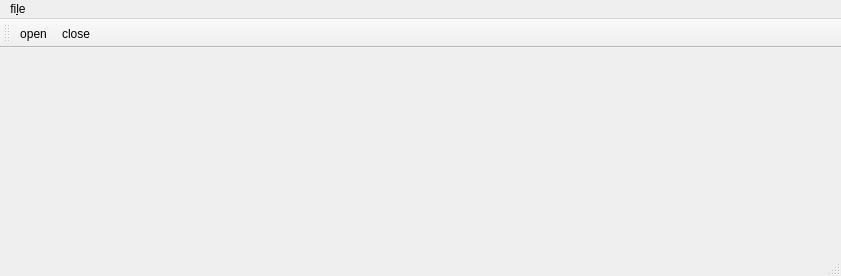
<?xml version="1.0" encoding="UTF-8"?>
<ui version="4.0">
 <class>MainWindow</class>
 <widget class="QMainWindow" name="MainWindow">
  <property name="geometry">
   <rect>
    <x>0</x>
    <y>0</y>
    <width>841</width>
    <height>276</height>
   </rect>
  </property>
  <property name="windowTitle">
   <string>MainWindow</string>
  </property>
  <widget class="QWidget" name="centralwidget"/>
  <widget class="QMenuBar" name="menubar">
   <property name="geometry">
    <rect>
     <x>0</x>
     <y>0</y>
     <width>841</width>
     <height>27</height>
    </rect>
   </property>
   <widget class="QMenu" name="menufile">
    <property name="title">
     <string>fi&amp;le</string>
    </property>
    <addaction name="actionopen"/>
    <addaction name="actionclose"/>
   </widget>
   <addaction name="menufile"/>
  </widget>
  <widget class="QStatusBar" name="statusbar"/>
  <widget class="QToolBar" name="toolBar">
   <property name="windowTitle">
    <string>toolBar</string>
   </property>
   <attribute name="toolBarArea">
    <enum>TopToolBarArea</enum>
   </attribute>
   <attribute name="toolBarBreak">
    <bool>false</bool>
   </attribute>
   <addaction name="actionopen"/>
   <addaction name="actionclose"/>
  </widget>
  <action name="actionopen">
   <property name="text">
    <string>open</string>
   </property>
  </action>
  <action name="actionclose">
   <property name="text">
    <string>close</string>
   </property>
  </action>
 </widget>
 <resources/>
 <connections>
  <connection>
   <sender>actionclose</sender>
   <signal>triggered()</signal>
   <receiver>MainWindow</receiver>
   <slot>close()</slot>
   <hints>
    <hint type="sourcelabel">
     <x>-1</x>
     <y>-1</y>
    </hint>
    <hint type="destinationlabel">
     <x>420</x>
     <y>137</y>
    </hint>
   </hints>
  </connection>
 </connections>
</ui>
